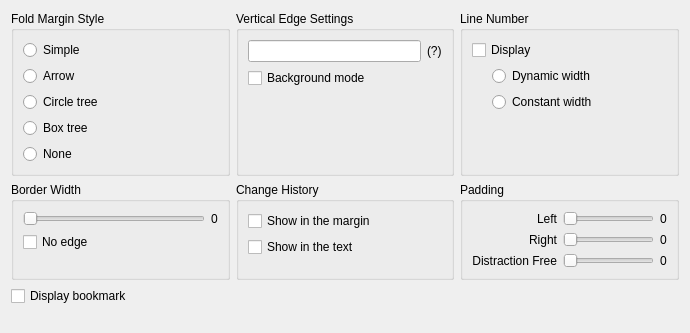
<?xml version="1.0" encoding="UTF-8"?>
<ui version="4.0">
 <class>PreferenceSubMargingBorderEdgeDlg</class>
 <widget class="QWidget" name="PreferenceSubMargingBorderEdgeDlg">
  <property name="geometry"><rect><x>0</x><y>0</y><width>690</width><height>333</height></rect></property>
  <layout class="QVBoxLayout" name="layout1">
   <item>
    <layout class="QGridLayout" name="layout2">
     <item row="0" column="0">
      <widget class="QGroupBox" name="fmsGbStatic">
       <property name="nppId" stdset="0"><number>6201</number></property>
       <property name="title"><string>Fold Margin Style</string></property>
       <layout class="QVBoxLayout" name="layout3">
        <item>
         <widget class="QRadioButton" name="radioSimple">
          <property name="nppId" stdset="0"><number>6202</number></property>
          <property name="text"><string>Simple</string></property>
          <attribute name="buttonGroup"><string notr="true">radioGroup1</string></attribute>
         </widget>
        </item>
        <item>
         <widget class="QRadioButton" name="radioArrow">
          <property name="nppId" stdset="0"><number>6203</number></property>
          <property name="text"><string>Arrow</string></property>
          <attribute name="buttonGroup"><string notr="true">radioGroup1</string></attribute>
         </widget>
        </item>
        <item>
         <widget class="QRadioButton" name="radioCircle">
          <property name="nppId" stdset="0"><number>6204</number></property>
          <property name="text"><string>Circle tree</string></property>
          <attribute name="buttonGroup"><string notr="true">radioGroup1</string></attribute>
         </widget>
        </item>
        <item>
         <widget class="QRadioButton" name="radioBox">
          <property name="nppId" stdset="0"><number>6205</number></property>
          <property name="text"><string>Box tree</string></property>
          <attribute name="buttonGroup"><string notr="true">radioGroup1</string></attribute>
         </widget>
        </item>
        <item>
         <widget class="QRadioButton" name="radioFoldmargenone">
          <property name="nppId" stdset="0"><number>6226</number></property>
          <property name="text"><string>None</string></property>
          <attribute name="buttonGroup"><string notr="true">radioGroup1</string></attribute>
         </widget>
        </item>
        <item>
         <spacer name="spacer4">
          <property name="orientation"><enum>Qt::Vertical</enum></property>
          <property name="sizeType"><enum>QSizePolicy::Expanding</enum></property>
          <property name="sizeHint" stdset="0"><size><width>0</width><height>0</height></size></property>
         </spacer>
        </item>
       </layout>
      </widget>
     </item>
     <item row="0" column="1">
      <widget class="QGroupBox" name="vesGbStatic">
       <property name="nppId" stdset="0"><number>6211</number></property>
       <property name="title"><string>Vertical Edge Settings</string></property>
       <layout class="QVBoxLayout" name="layout5">
        <item>
         <layout class="QHBoxLayout" name="layout6">
          <item>
           <widget class="QLineEdit" name="columnposEdit">
            <property name="nppId" stdset="0"><number>6238</number></property>
           </widget>
          </item>
          <item>
           <widget class="QLabel" name="buttonVesTip">
            <property name="nppId" stdset="0"><number>6294</number></property>
            <property name="text"><string>(?)</string></property>
           </widget>
          </item>
         </layout>
        </item>
        <item>
         <widget class="QCheckBox" name="checkEdgebgmode">
          <property name="nppId" stdset="0"><number>6213</number></property>
          <property name="text"><string>Background mode</string></property>
         </widget>
        </item>
        <item>
         <spacer name="spacer7">
          <property name="orientation"><enum>Qt::Vertical</enum></property>
          <property name="sizeType"><enum>QSizePolicy::Expanding</enum></property>
          <property name="sizeHint" stdset="0"><size><width>0</width><height>0</height></size></property>
         </spacer>
        </item>
       </layout>
      </widget>
     </item>
     <item row="0" column="2">
      <widget class="QGroupBox" name="linenumbermargeGbStatic">
       <property name="nppId" stdset="0"><number>6291</number></property>
       <property name="title"><string>Line Number</string></property>
       <layout class="QVBoxLayout" name="layout8">
        <item>
         <widget class="QCheckBox" name="checkLinenumbermarge">
          <property name="nppId" stdset="0"><number>6206</number></property>
          <property name="text"><string>Display</string></property>
         </widget>
        </item>
        <item>
         <layout class="QHBoxLayout" name="layout9">
          <item>
           <spacer name="spacer10">
            <property name="orientation"><enum>Qt::Horizontal</enum></property>
            <property name="sizeType"><enum>QSizePolicy::Fixed</enum></property>
            <property name="sizeHint" stdset="0"><size><width>20</width><height>0</height></size></property>
           </spacer>
          </item>
          <item>
           <widget class="QRadioButton" name="radioDynamic">
            <property name="nppId" stdset="0"><number>6292</number></property>
            <property name="text"><string>Dynamic width</string></property>
            <attribute name="buttonGroup"><string notr="true">radioGroup2</string></attribute>
           </widget>
          </item>
         </layout>
        </item>
        <item>
         <layout class="QHBoxLayout" name="layout11">
          <item>
           <spacer name="spacer12">
            <property name="orientation"><enum>Qt::Horizontal</enum></property>
            <property name="sizeType"><enum>QSizePolicy::Fixed</enum></property>
            <property name="sizeHint" stdset="0"><size><width>20</width><height>0</height></size></property>
           </spacer>
          </item>
          <item>
           <widget class="QRadioButton" name="radioConstant">
            <property name="nppId" stdset="0"><number>6293</number></property>
            <property name="text"><string>Constant width</string></property>
            <attribute name="buttonGroup"><string notr="true">radioGroup2</string></attribute>
           </widget>
          </item>
         </layout>
        </item>
        <item>
         <spacer name="spacer13">
          <property name="orientation"><enum>Qt::Vertical</enum></property>
          <property name="sizeType"><enum>QSizePolicy::Expanding</enum></property>
          <property name="sizeHint" stdset="0"><size><width>0</width><height>0</height></size></property>
         </spacer>
        </item>
       </layout>
      </widget>
     </item>
     <item row="1" column="0">
      <widget class="QGroupBox" name="borderwidthStatic">
       <property name="nppId" stdset="0"><number>6231</number></property>
       <property name="title"><string>Border Width</string></property>
       <layout class="QVBoxLayout" name="layout14">
        <item>
         <layout class="QHBoxLayout" name="layout15">
          <item>
           <widget class="QSlider" name="borderwidthSlider">
            <property name="nppId" stdset="0"><number>6233</number></property>
            <property name="orientation"><enum>Qt::Horizontal</enum></property>
           </widget>
          </item>
          <item>
           <widget class="QLabel" name="borderwidthvalStatic">
            <property name="nppId" stdset="0"><number>6232</number></property>
            <property name="text"><string>0</string></property>
           </widget>
          </item>
         </layout>
        </item>
        <item>
         <widget class="QCheckBox" name="checkNoedge">
          <property name="nppId" stdset="0"><number>6235</number></property>
          <property name="text"><string>No edge</string></property>
         </widget>
        </item>
        <item>
         <spacer name="spacer16">
          <property name="orientation"><enum>Qt::Vertical</enum></property>
          <property name="sizeType"><enum>QSizePolicy::Expanding</enum></property>
          <property name="sizeHint" stdset="0"><size><width>0</width><height>0</height></size></property>
         </spacer>
        </item>
       </layout>
      </widget>
     </item>
     <item row="1" column="1">
      <widget class="QGroupBox" name="gbChanghistory">
       <property name="nppId" stdset="0"><number>6295</number></property>
       <property name="title"><string>Change History</string></property>
       <layout class="QVBoxLayout" name="layout17">
        <item>
         <widget class="QCheckBox" name="checkChanghistorymargin">
          <property name="nppId" stdset="0"><number>6223</number></property>
          <property name="text"><string>Show in the margin</string></property>
         </widget>
        </item>
        <item>
         <widget class="QCheckBox" name="checkChanghistoryindicator">
          <property name="nppId" stdset="0"><number>6296</number></property>
          <property name="text"><string>Show in the text</string></property>
         </widget>
        </item>
        <item>
         <spacer name="spacer18">
          <property name="orientation"><enum>Qt::Vertical</enum></property>
          <property name="sizeType"><enum>QSizePolicy::Expanding</enum></property>
          <property name="sizeHint" stdset="0"><size><width>0</width><height>0</height></size></property>
         </spacer>
        </item>
       </layout>
      </widget>
     </item>
     <item row="1" column="2">
      <widget class="QGroupBox" name="paddingStatic">
       <property name="nppId" stdset="0"><number>6208</number></property>
       <property name="title"><string>Padding</string></property>
       <layout class="QGridLayout" name="layout19">
        <item row="0" column="0">
         <widget class="QLabel" name="paddingleftStatic">
          <property name="nppId" stdset="0"><number>6209</number></property>
          <property name="text"><string>Left</string></property>
          <property name="alignment"><set>Qt::AlignRight|Qt::AlignVCenter</set></property>
         </widget>
        </item>
        <item row="0" column="1">
         <widget class="QSlider" name="paddingleftSlider">
          <property name="nppId" stdset="0"><number>6240</number></property>
          <property name="orientation"><enum>Qt::Horizontal</enum></property>
         </widget>
        </item>
        <item row="0" column="2">
         <widget class="QLabel" name="paddingleftvalStatic">
          <property name="nppId" stdset="0"><number>6242</number></property>
          <property name="text"><string>0</string></property>
         </widget>
        </item>
        <item row="1" column="0">
         <widget class="QLabel" name="paddingrightStatic">
          <property name="nppId" stdset="0"><number>6210</number></property>
          <property name="text"><string>Right</string></property>
          <property name="alignment"><set>Qt::AlignRight|Qt::AlignVCenter</set></property>
         </widget>
        </item>
        <item row="1" column="1">
         <widget class="QSlider" name="paddingrightSlider">
          <property name="nppId" stdset="0"><number>6241</number></property>
          <property name="orientation"><enum>Qt::Horizontal</enum></property>
         </widget>
        </item>
        <item row="1" column="2">
         <widget class="QLabel" name="paddingrightvalStatic">
          <property name="nppId" stdset="0"><number>6243</number></property>
          <property name="text"><string>0</string></property>
         </widget>
        </item>
        <item row="2" column="0">
         <widget class="QLabel" name="distractionfreeStatic">
          <property name="nppId" stdset="0"><number>6212</number></property>
          <property name="text"><string>Distraction Free</string></property>
          <property name="alignment"><set>Qt::AlignRight|Qt::AlignVCenter</set></property>
         </widget>
        </item>
        <item row="2" column="1">
         <widget class="QSlider" name="distractionfreeSlider">
          <property name="nppId" stdset="0"><number>6224</number></property>
          <property name="orientation"><enum>Qt::Horizontal</enum></property>
         </widget>
        </item>
        <item row="2" column="2">
         <widget class="QLabel" name="distractionfreevalStatic">
          <property name="nppId" stdset="0"><number>6244</number></property>
          <property name="text"><string>0</string></property>
         </widget>
        </item>
       </layout>
      </widget>
     </item>
    </layout>
   </item>
   <item>
    <widget class="QCheckBox" name="checkBookmarkmarge">
     <property name="nppId" stdset="0"><number>6207</number></property>
     <property name="text"><string>Display bookmark</string></property>
    </widget>
   </item>
   <item>
    <spacer name="spacer20">
     <property name="orientation"><enum>Qt::Vertical</enum></property>
     <property name="sizeType"><enum>QSizePolicy::Expanding</enum></property>
     <property name="sizeHint" stdset="0"><size><width>0</width><height>0</height></size></property>
    </spacer>
   </item>
  </layout>
 </widget>
 <resources/>
 <connections/>
 <buttongroups>
  <buttongroup name="radioGroup1"/>
  <buttongroup name="radioGroup2"/>
 </buttongroups>
</ui>
